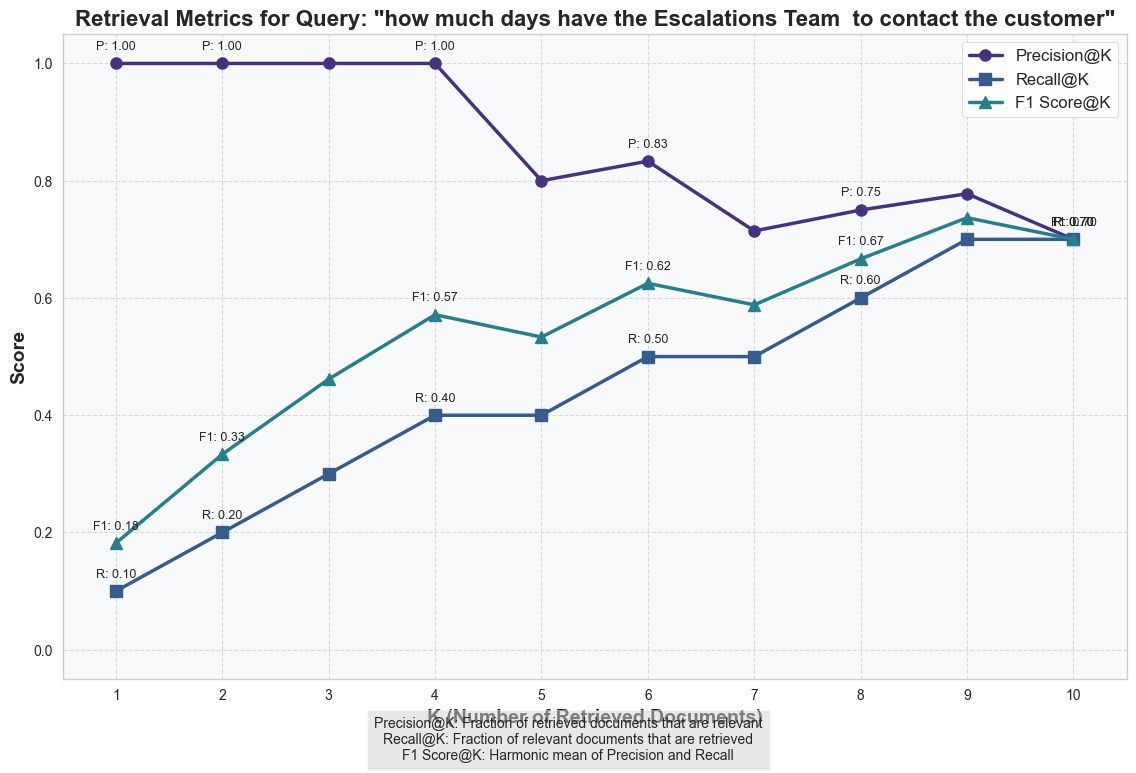

The Python source for this figure:
import os
import matplotlib.pyplot as plt
import numpy as np
import seaborn as sns
from dotenv import load_dotenv
from simplified_query import vector_search, check_collection_exists

# Set up a beautiful visual style
plt.style.use('ggplot')
sns.set_palette("viridis")
sns.set_style("whitegrid")

def calculate_metrics_at_k(query, relevant_docs, max_k=10):
    """
    Calculate Precision@k, Recall@k, and F1 Score@k for different values of k.
    
    Args:
        query (str): The search query
        relevant_docs (list): List of doc IDs that are relevant to the query
        max_k (int): Maximum k value to calculate metrics for
    
    Returns:
        tuple: Lists of precision, recall, and f1 scores at each k
    """
    # Perform search and get results
    results = vector_search(query, limit=max_k)
    
    if not results:
        return [0] * max_k, [0] * max_k, [0] * max_k
    
    # Extract document identifiers (using filename and page as identifier)
    retrieved_docs = [(r['filename'], r['page']) for r in results]
    
    # Calculate metrics at each k
    precision_at_k = []
    recall_at_k = []
    f1_at_k = []
    
    for k in range(1, max_k + 1):
        # Only consider top k results
        docs_at_k = retrieved_docs[:k]
        
        # Calculate relevant retrieved docs
        relevant_retrieved = sum(1 for doc in docs_at_k if doc in relevant_docs)
        
        # Calculate Precision@k
        precision = relevant_retrieved / k if k > 0 else 0
        
        # Calculate Recall@k
        recall = relevant_retrieved / len(relevant_docs) if relevant_docs else 0
        
        # Calculate F1 Score@k
        f1 = 2 * (precision * recall) / (precision + recall) if (precision + recall) > 0 else 0
        
        precision_at_k.append(precision)
        recall_at_k.append(recall)
        f1_at_k.append(f1)
    
    return precision_at_k, recall_at_k, f1_at_k

def plot_metrics(precision_at_k, recall_at_k, f1_at_k, max_k=10, query=""):
    """
    Create a beautiful visualization of retrieval metrics.
    
    Args:
        precision_at_k (list): Precision values at different k
        recall_at_k (list): Recall values at different k
        f1_at_k (list): F1 scores at different k
        max_k (int): Maximum k value in the plot
        query (str): The search query used
    """
    k_values = list(range(1, max_k + 1))
    
    # Create figure with custom size and high DPI
    plt.figure(figsize=(12, 8), dpi=100)
    
    # Plot metrics with attractive styling
    plt.plot(k_values, precision_at_k, 'o-', linewidth=2.5, markersize=8, label='Precision@K')
    plt.plot(k_values, recall_at_k, 's-', linewidth=2.5, markersize=8, label='Recall@K')
    plt.plot(k_values, f1_at_k, '^-', linewidth=2.5, markersize=8, label='F1 Score@K')
    
    # Set labels and title with nice fonts
    plt.xlabel('K (Number of Retrieved Documents)', fontsize=14, fontweight='bold')
    plt.ylabel('Score', fontsize=14, fontweight='bold')
    
    if query:
        plt.title(f'Retrieval Metrics for Query: "{query}"', fontsize=16, fontweight='bold')
    else:
        plt.title('Retrieval Metrics at K', fontsize=16, fontweight='bold')
    
    # Add grid for better readability
    plt.grid(True, linestyle='--', alpha=0.7)
    
    # Set axis limits for cleaner look
    plt.xlim(0.5, max_k + 0.5)
    plt.ylim(-0.05, 1.05)
    
    # Set x-ticks to integers
    plt.xticks(k_values)
    
    # Add legend with nice styling
    plt.legend(loc='best', fontsize=12, frameon=True, framealpha=0.9)
    
    # Add annotations for specific points
    for i, (p, r, f) in enumerate(zip(precision_at_k, recall_at_k, f1_at_k)):
        k = i + 1
        # Only annotate some points to avoid clutter
        if k % 2 == 0 or k == 1 or k == max_k:
            plt.annotate(f'P: {p:.2f}', (k, p), textcoords="offset points", 
                         xytext=(0,10), ha='center', fontsize=9)
            plt.annotate(f'R: {r:.2f}', (k, r), textcoords="offset points", 
                         xytext=(0,10), ha='center', fontsize=9)
            plt.annotate(f'F1: {f:.2f}', (k, f), textcoords="offset points", 
                         xytext=(0,10), ha='center', fontsize=9)
    
    # Add a background color to the plot area
    ax = plt.gca()
    ax.set_facecolor('#f8f9fa')
    
    # Add a descriptive text box
    textbox = (
        "Precision@K: Fraction of retrieved documents that are relevant\n"
        "Recall@K: Fraction of relevant documents that are retrieved\n"
        "F1 Score@K: Harmonic mean of Precision and Recall"
    )
    plt.figtext(0.5, 0.01, textbox, ha="center", fontsize=10, 
                bbox={"facecolor":"lightgray", "alpha":0.5, "pad":5})
    
    # Tight layout for better spacing
    plt.tight_layout(pad=3)
    
    # Save the figure
    plt.savefig('retrieval_metrics.png', bbox_inches='tight')
    
    # Show the plot
    plt.show()

def main():
    """Main function to demonstrate the metrics visualization."""
    # Check if collection exists
    if not check_collection_exists():
        return
    
    # Get user query
    query = input("Enter your search query: ")
    
    # For demonstration purposes, we'll simulate relevant documents
    # In a real application, you would need ground truth data
    print("Since we don't have ground truth data, let's simulate some relevant documents.")
    print("For a real evaluation, you would need actual relevance judgments.")
    
    # Get sample results to use as "relevant" documents for demonstration
    sample_results = vector_search(query, limit=20)
    
    # Randomly select some as "relevant" for demonstration
    np.random.seed(42)  # For reproducibility
    relevant_indices = np.random.choice(
        min(len(sample_results), 20), 
        size=min(len(sample_results) // 2, 10),
        replace=False
    )
    
    # Create relevant docs list
    relevant_docs = [(sample_results[i]['filename'], sample_results[i]['page']) 
                     for i in relevant_indices]
    
    print(f"\nUsing {len(relevant_docs)} simulated relevant documents for evaluation.")
    
    # Calculate metrics
    max_k = 10
    precision_at_k, recall_at_k, f1_at_k = calculate_metrics_at_k(query, relevant_docs, max_k)
    
    # Display metrics in the console
    print("\n" + "="*50)
    print(f"{'K':<5}{'Precision@K':<15}{'Recall@K':<15}{'F1 Score@K':<15}")
    print("-"*50)
    for k in range(max_k):
        print(f"{k+1:<5}{precision_at_k[k]:<15.4f}{recall_at_k[k]:<15.4f}{f1_at_k[k]:<15.4f}")
    
    # Plot the metrics
    plot_metrics(precision_at_k, recall_at_k, f1_at_k, max_k, query)
    print("\nVisualization saved as 'retrieval_metrics.png'")

if __name__ == "__main__":
    main() 